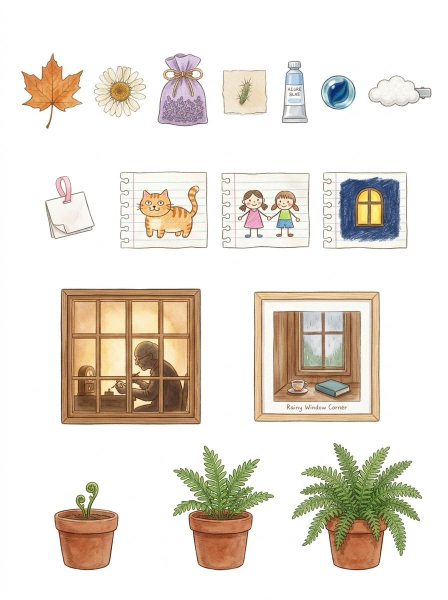
#> input picture src/keep.jpg, 896 x 1200 px, found by its file name (shown at 1/2 size)
$ python cut_keep.py ../src/keep.jpg
#> lines starting #> are read from the running program, lines starting #| are printed output that depends on the picture; after the words box and inside, x2 and y2 are one past the last pixel; in counts of white or black regions, pixels touching at a corner belong together
"""Cut the 6 props of src/keep.jpg (white background) into transparent PNGs in assets/."""
import cv2, numpy as np, sys
from PIL import Image
G = sys.argv[1]
img = cv2.imread(f'{G}/src/keep.jpg')
#> img is the input picture: shape (1200, 896, 3); mean B, G, R 216.4, 225.6, 232.1
h, w = img.shape[:2]
#> h = 1200; w = 896
bg = np.median(np.concatenate([img[:5].reshape(-1,3), img[-5:].reshape(-1,3)]), axis=0)
#> bg = [255, 255, 255]
dist = np.linalg.norm(img.astype(float) - bg, axis=2)
near = (dist < 18).astype(np.uint8)
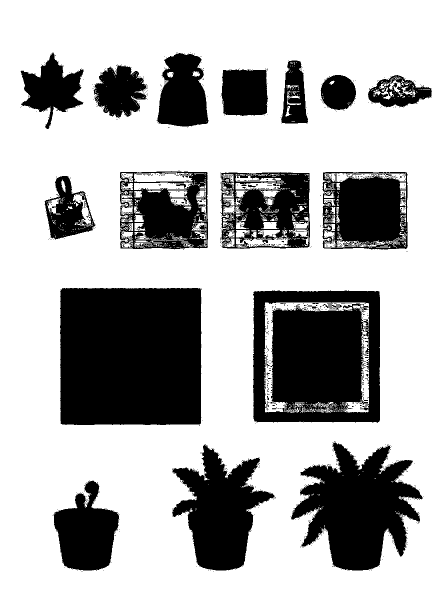
#> near: shape (1200, 896) (shown at 1/2 size); values 0 (black) and 1 (white), 69.7% white; 1146 black regions (1120 under 20 px), largest, box (x1, y1, x2, y2) and area: (120, 576, 404, 850) 76705, (506, 581, 760, 846) 56181, (582, 883, 846, 1141) 38752
# background = near-bg pixels connected to the border
n, lab = cv2.connectedComponents(near, connectivity=4)
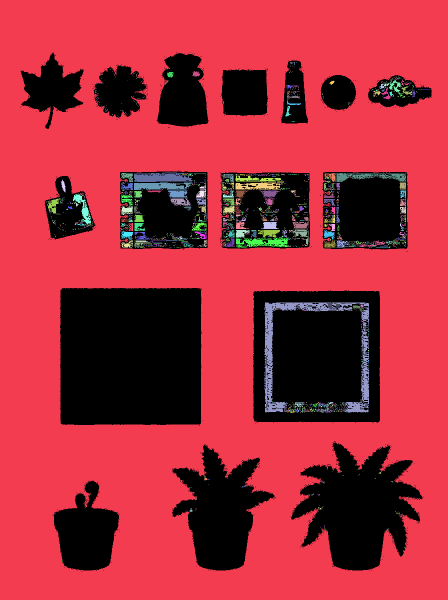
#> lab: shape (1200, 896) int32 (shown at 1/2 size); 1869 distinct labels, from 0 to 1868; one colour per label, 0 black
#> n = 1869
border = set(np.unique(np.concatenate([lab[0], lab[-1], lab[:, 0], lab[:, -1]]))) - {0}
#> border = 1 item
bgmask = np.isin(lab, list(border))
#> bgmask: shape (1200, 896) bool; 66.4% white; 549 black regions (533 under 20 px), largest, box (x1, y1, x2, y2) and area: (120, 576, 404, 850) 76705, (506, 581, 760, 846) 66191, (582, 883, 846, 1141) 38964
fg = (~bgmask).astype(np.uint8)
fg = cv2.morphologyEx(fg, cv2.MORPH_OPEN, np.ones((3, 3), np.uint8))
#> fg: shape (1200, 896); values 0 (black) and 1 (white), 33.4% white; 16 white regions, largest, box (x1, y1, x2, y2) and area: (120, 576, 403, 850) 76622, (506, 581, 760, 845) 66130, (583, 886, 845, 1141) 38502
# soft edge: alpha from distance to bg near the border of the mask
alpha = fg.astype(float)
edge = cv2.dilate(fg, np.ones((5, 5), np.uint8)) - cv2.erode(fg, np.ones((5, 5), np.uint8))
#> edge: shape (1200, 896); values 0 (black) and 1 (white), 4.7% white; 16 white regions, largest, box (x1, y1, x2, y2) and area: (581, 884, 847, 1143) 8000, (343, 888, 551, 1143) 5361, (118, 574, 405, 852) 4655
soft = np.clip((dist - 6) / 30, 0, 1)
alpha = np.where(edge > 0, np.maximum(alpha * soft, 0), alpha)
alpha = (alpha * 255).astype(np.uint8)
rgba = np.dstack([cv2.cvtColor(img, cv2.COLOR_BGR2RGB), alpha])
# items are not on an even grid: group by dilated connected components, then order row by row
grp = cv2.dilate((alpha > 20).astype(np.uint8), np.ones((13, 13), np.uint8))
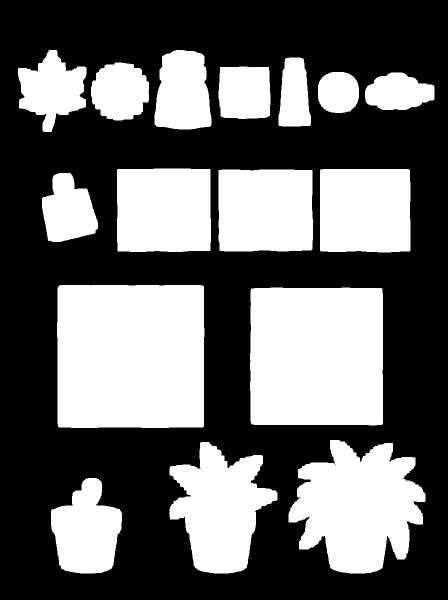
#> grp: shape (1200, 896) (shown at 1/2 size); values 0 (black) and 1 (white), 40.1% white; 16 white regions, largest, box (x1, y1, x2, y2) and area: (114, 570, 409, 856) 83599, (500, 575, 766, 851) 72648, (577, 880, 851, 1147) 49418
n, lab, stats, cent = cv2.connectedComponentsWithStats(grp)
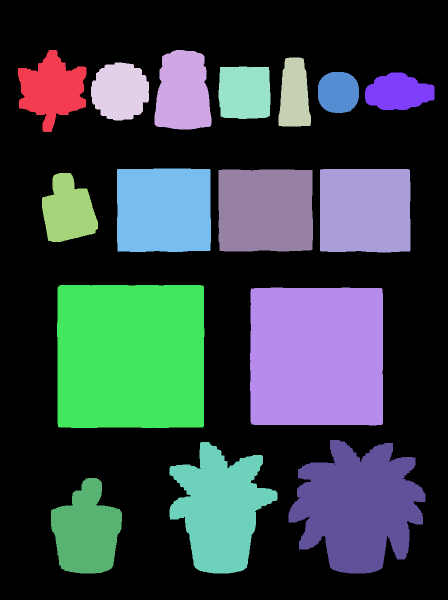
#> lab: shape (1200, 896) int32 (shown at 1/2 size); 17 distinct labels, from 0 to 16; one colour per label, 0 black
#> n = 17; stats = 17 rows, first 6: [0, 0, 896, 1200, 643715], [36, 100, 137, 164, 13357], [309, 100, 114, 159, 15078], [557, 115, 65, 138, 7235], [182, 125, 116, 116, 10658], [437, 133, 104, 105, 10326]; cent = 17 rows, first 8: [436.7, 578.1], [103.7, 178.3], [365.7, 184.1], [588.5, 189.5], [239.7, 182.4], [488.9, 184.6], [676.3, 184.4], [796.1, 184.4]
comps = [i for i in range(1, n) if stats[i, cv2.CC_STAT_AREA] > 3000]
#> comps = [1, 2, 3, 4, 5, 6, 7, 8, 9, 10, 11, 12, 13, 14, 15, 16]
comps.sort(key=lambda i: ([300, 530, 870, 9999].index(min(v for v in [300, 530, 870, 9999] if v > cent[i][1])), cent[i][0]))
names = ['k_leaf', 'k_daisy', 'k_lavender', 'k_cactus', 'k_tube', 'k_marble', 'k_clip', 'na_note', 'na_cat', 'na_friends', 'na_window', 'old_window', 'painting', 'fern0', 'fern1', 'fern2']
print([(int(cent[i][0]), int(cent[i][1])) for i in comps]); assert len(comps) == 16, len(comps)
#| [(103, 178), (239, 182), (365, 184), (488, 184), (588, 189), (676, 184), (796, 184), (136, 421), (327, 419), (530, 420), (729, 420), (260, 712), (632, 712), (172, 1062), (439, 1017), (716, 1013)]
for name, i in zip(names, comps):
    x, y, w, h = stats[i, :4]
    a = alpha[y:y + h, x:x + w] * (lab[y:y + h, x:x + w] == i)
    ys, xs = np.where(a > 20)
    crop = rgba[y + ys.min():y + ys.max() + 1, x + xs.min():x + xs.max() + 1].copy()
    crop[:, :, 3] = a[ys.min():ys.max() + 1, xs.min():xs.max() + 1]
    Image.fromarray(crop).save(f'{G}/assets/{name}.png')
    print(name, crop.shape[1], 'x', crop.shape[0])
#> this loop made 16 passes
#> (name, i, x, y, w, h) on passes 1 to 12: ('k_leaf', 1, 36, 100, 137, 164), ('k_daisy', 4, 182, 125, 116, 116), ('k_lavender', 2, 309, 100, 114, 159), ('k_cactus', 5, 437, 133, 104, 105), ('k_tube', 3, 557, 115, 65, 138), ('k_marble', 6, 636, 144, 82, 82), ('k_clip', 7, 730, 145, 139, 75), ('na_note', 11, 84, 346, 112, 138), ('na_cat', 8, 234, 337, 188, 167), ('na_friends', 9, 437, 339, 189, 164), ('na_window', 10, 640, 338, 181, 167), ('old_window', 12, 114, 570, 295, 286)
#| k_leaf 125 x 152
#| k_daisy 104 x 104
#| k_lavender 102 x 147
#| k_cactus 92 x 93
#| k_tube 53 x 126
#| k_marble 70 x 70
#| k_clip 127 x 63
#| na_note 100 x 126
#> (further printed lines are left out)
#> pass 1, `a = alpha[y:y + h, x:x + w] * (lab[y:y + h, x:x + w] == i)`:
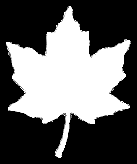
#> a: shape (164, 137); min 0, max 255, mean 99.1
#> pass 1, `crop = rgba[y + ys.min():y + ys.max() + 1, x + xs.min():x + xs.max() +..`:
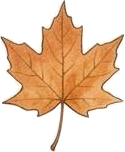
#> crop: shape (152, 125, 4); mean R, G, B, A 234.7, 205.3, 178.7, 117.2; transparent parts drawn white
#> after the loop:
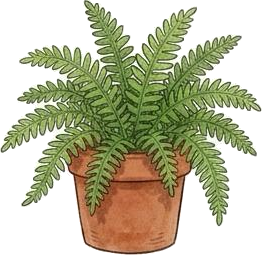
#> crop: shape (255, 262, 4); mean R, G, B, A 188.7, 187.6, 158.9, 145.2; transparent parts drawn white
